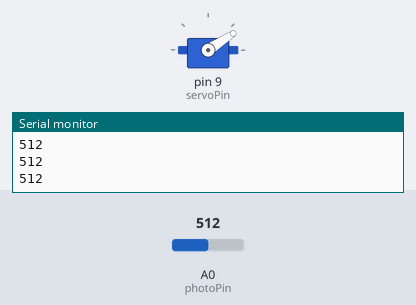
This sketch was run on a simulated Arduino Uno, built with avr-gcc and run on an emulated ATmega328P. On the bench: servo, the last lines printed to the serial monitor. Inputs (shaded band) come from the test bench; at power-on: A0 (photoPin) = 512.

Above: at 1.2 s.
1.3 s: A0 (photoPin) set to 716
At 2.0 s:
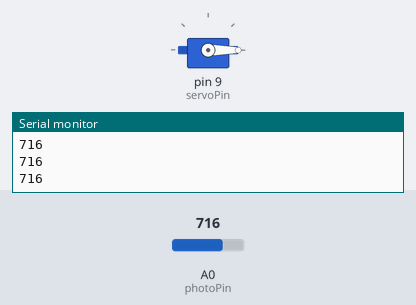
3.1 s: A0 (photoPin) set to 122
At 4.6 s:
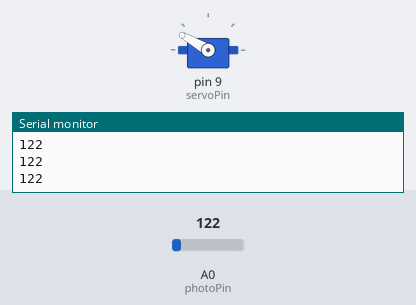
4.9 s: A0 (photoPin) set to 0
At 6.2 s:
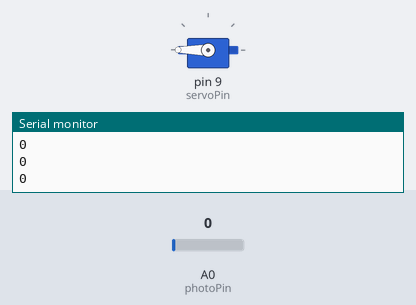
6.7 s: A0 (photoPin) set to 900
At 7.7 s:
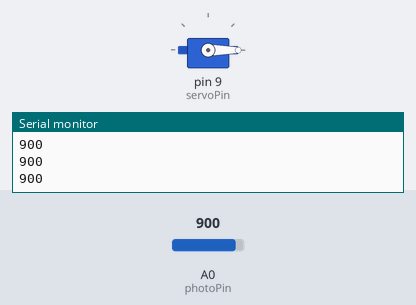
Timing chart, 0 to 9.5 s (numbered marks = the images above; inputs shaded):
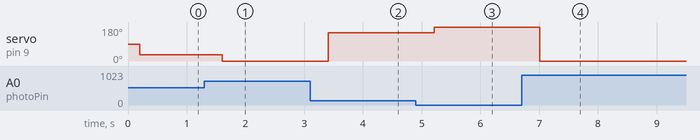

Measured:
- after the input at 1.3 s, servo on pin 9 (servoPin): 33° → 0° after 0.30 s
- after the input at 3.1 s, servo on pin 9 (servoPin): 0° → 150° after 0.31 s
- after the input at 4.9 s, servo on pin 9 (servoPin): 150° → 180° after 0.31 s
- after the input at 6.7 s, servo on pin 9 (servoPin): 180° → 0° after 0.31 s

The sketch:

ServoPhoto.ino
```cpp
#include <Servo.h>
int servoPin = 9;
int servoPos;
Servo Poosh;
int photoPin = A0;
int lightVal;


void setup() {
  // put your setup code here, to run once:
pinMode(photoPin, INPUT);
Serial.begin(9600);
Poosh.attach(servoPin);

}

void loop() {
  // put your main code here, to run repeatedly:
lightVal = analogRead(photoPin);
Serial.println(lightVal);
delay(200);
servoPos = ((-0.3)*(lightVal)+187.5);
Poosh.write(servoPos);
}
```
